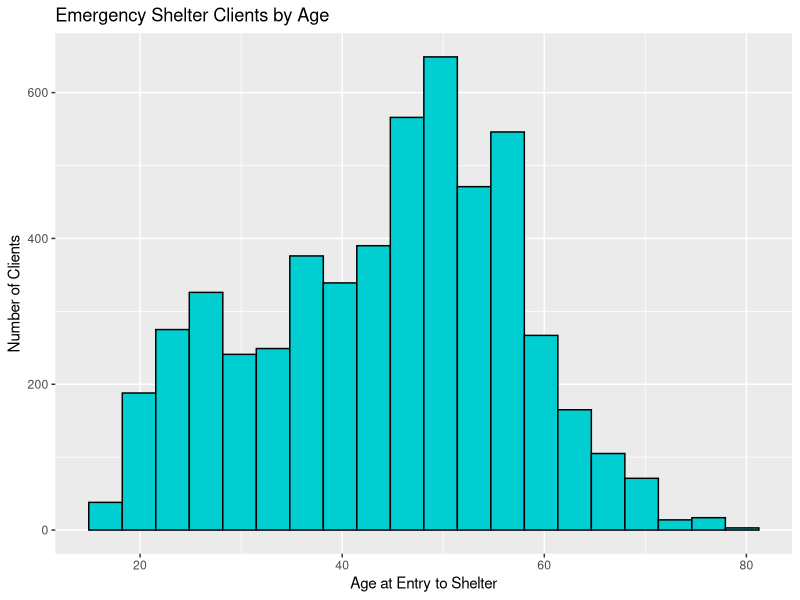
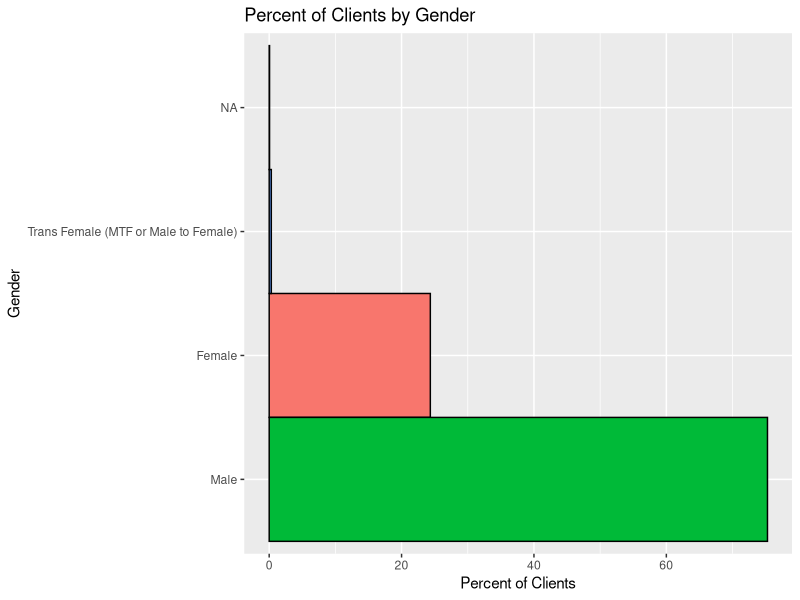
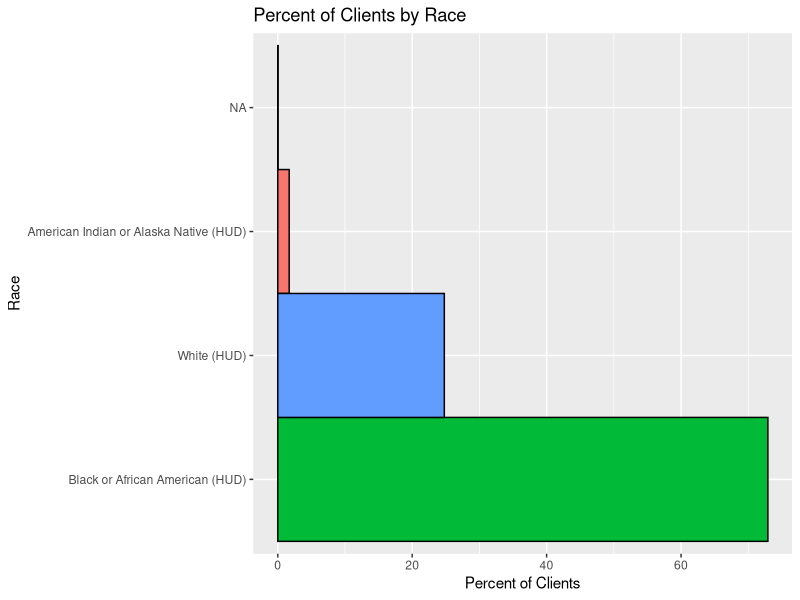
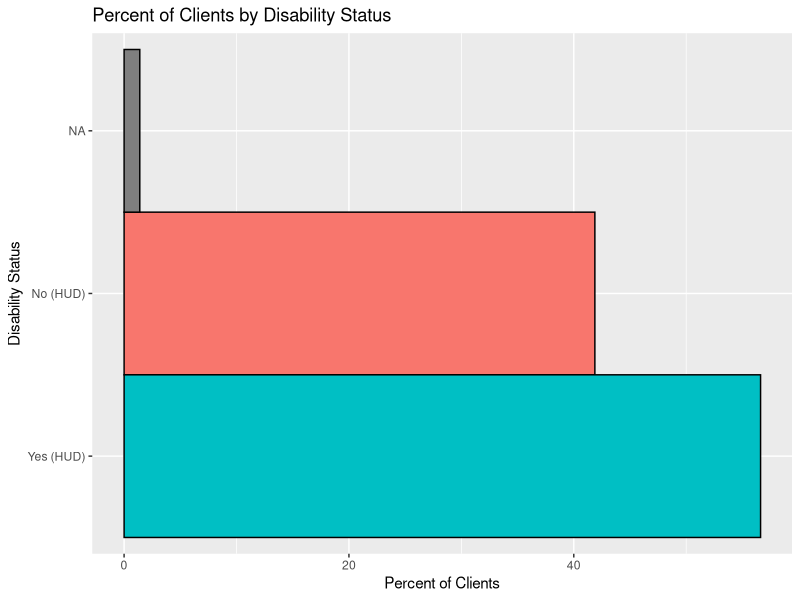
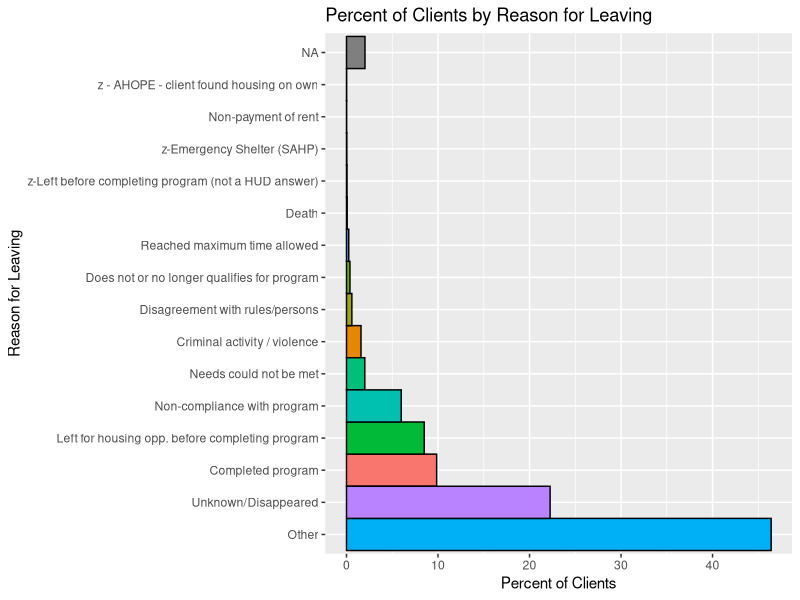
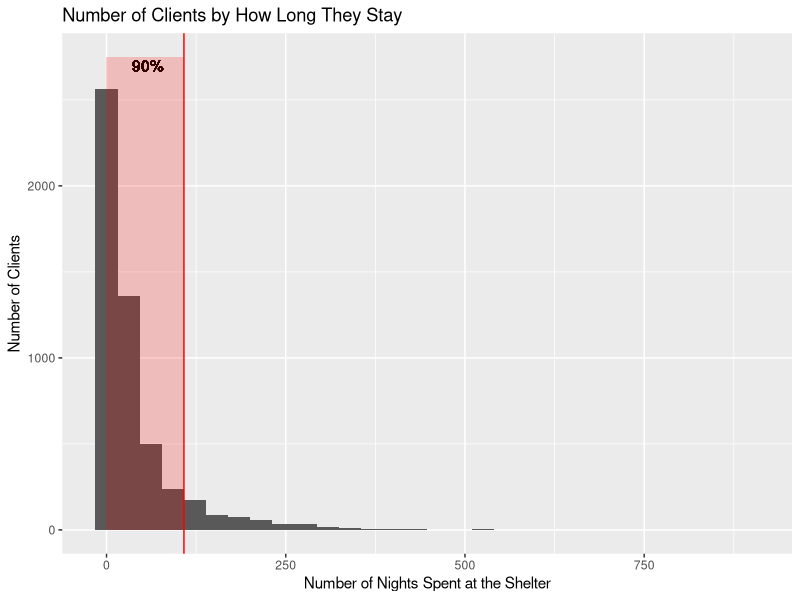

Recreate these plots in R, in order.
## ---- chunk 1
library(tidyverse)
df <- read_csv("../data/cleaned.csv", col_names=T)
df <- df[,2:41]
## ---- chunk 2
ggplot(df, aes(x=Age_Entry))+
  geom_histogram(bins=20, fill="darkturquoise", color="black")+
  labs(title="Emergency Shelter Clients by Age", x="Age at Entry to Shelter", y="Number of Clients")
## ---- chunk 3
df3 <- df %>% group_by(Gender) %>% summarise(percent=n()/5299*100)
ggplot(df3, aes(x=reorder(Gender, -percent), y=percent, fill=Gender))+
  geom_bar(width=1, stat="identity", color="black")+
  coord_flip()+
  theme(legend.position="none")+
  labs(title="Percent of Clients by Gender", x="Gender", y="Percent of Clients")
## ---- chunk 4
df2 <- df[df$Race=="White (HUD)" | df$Race=="Black or African American (HUD)" | df$Race=="American Indian or Alaska Native (HUD)" & !is.na(df$Race),]
df3 <- df2 %>% group_by(Race) %>% summarise(percent=n()/5299*100)
ggplot(df3, aes(x=reorder(Race, -percent), y=percent, fill=Race))+
  geom_bar(width=1, stat="identity", color="black")+
  coord_flip()+
  theme(legend.position="none")+
  labs(title="Percent of Clients by Race", x="Race", y="Percent of Clients")
## ---- chunk 5
df_dis <- df[df$Disabling_Condition=='Yes (HUD)' | df$Disabling_Condition=='No (HUD)' | is.na(df$Disabling_Condition),]
df3 <- df_dis %>% group_by(Disabling_Condition) %>% summarise(percent=n()/5299*100)
ggplot(df3, aes(x=reorder(Disabling_Condition, -percent), y=percent, fill=Disabling_Condition))+
  geom_bar(width=1, stat="identity", color="black")+
  coord_flip()+
  theme(legend.position="none")+
  labs(title="Percent of Clients by Disability Status", x="Disability Status", y="Percent of Clients")
## ---- chunk 6
df3 <- df %>% group_by(Reason_for_Leaving) %>% summarise(percent=n()/5299*100)
ggplot(df3, aes(x=reorder(Reason_for_Leaving, -percent), y=percent, fill=Reason_for_Leaving))+
  geom_bar(width=1, stat="identity", color="black")+
  coord_flip()+
  theme(legend.position="none")+
  labs(title="Percent of Clients by Reason for Leaving", x="Reason for Leaving", y="Percent of Clients")
## ---- chunk 7
df2 <- df[df$days_at_shelter != 0,]
summary(df2$days_at_shelter)
per90 <- quantile(df2$days_at_shelter, probs=.9, na.rm=T)
ggplot(df2, aes(x=days_at_shelter))+
  geom_histogram()+
  geom_vline(xintercept = per90, color="red")+
  labs(title="Number of Clients by How Long They Stay", x="Number of Nights Spent at the Shelter", y="Number of Clients")+
  geom_text(aes(per90-50,2700,label = '90%'))+
  annotate("rect", xmin = -1, xmax = per90, ymin = -1, ymax = 2750,
           alpha = .2, fill="red")
